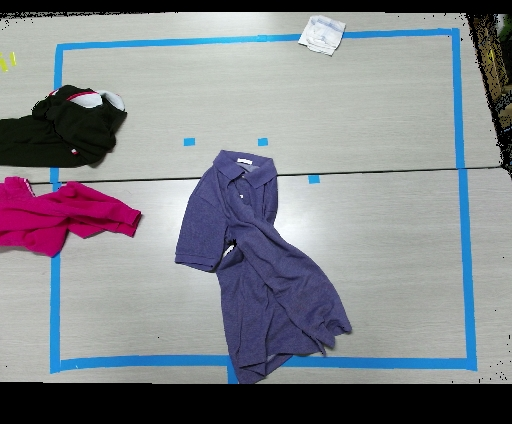
%> input picture samples/103_color.jpg, 512 x 424 px, given in place of �, which was not available
$ octave --eval "segmentCapture('samples/103_color.jpg');"   (GNU Octave 9; MATLAB toolbox functions it lacks are replaced by stand-ins)
%> lines starting %> are read from the running program, lines starting %| are printed output that depends on the picture; in (x1, y1, x2, y2) boxes, pixels count from 0 and x2, y2 are one past the last pixel; in counts of white or black regions, pixels touching at a corner belong together; the program's own positions count from 1; pictures that were not available may be replaced by others from this repository, and a replacement may not be noted
%> in segmentCapture, image is the input picture: size 424x512x3 uint8; mean R, G, B 129.4, 132.4, 139.1
### blMask.m
function [BW,maskedRGBImage] = blMask(RGB)
%createMask  Threshold RGB image using auto-generated code from colorThresholder app.
%  [BW,MASKEDRGBIMAGE] = createMask(RGB) thresholds image RGB using
%  auto-generated code from the colorThresholder App. The colorspace and
%  minimum/maximum values for each channel of the colorspace were set in the
%  App and result in a binary mask BW and a composite image maskedRGBImage,
%  which shows the original RGB image values under the mask BW.

% Auto-generated by colorThresholder app on 11-Jul-2018
%------------------------------------------------------


% Convert RGB image to chosen color space
I = rgb2hsv(RGB);
%> I: size 424x512x3 double; mean H, S, V 0.345, 0.166, 0.57

% Define thresholds for channel 1 based on histogram settings
channel1Min = 0.210;
channel1Max = 0.380;

% Define thresholds for channel 2 based on histogram settings
channel2Min = 0.259;
channel2Max = 0.670;

% Define thresholds for channel 3 based on histogram settings
channel3Min = 0.048;
channel3Max = 0.128;

% Create mask based on chosen histogram thresholds
BW = (I(:,:,1) >= channel1Min ) & (I(:,:,1) <= channel1Max) & ...
    (I(:,:,2) >= channel2Min ) & (I(:,:,2) <= channel2Max) & ...
    (I(:,:,3) >= channel3Min ) & (I(:,:,3) <= channel3Max);
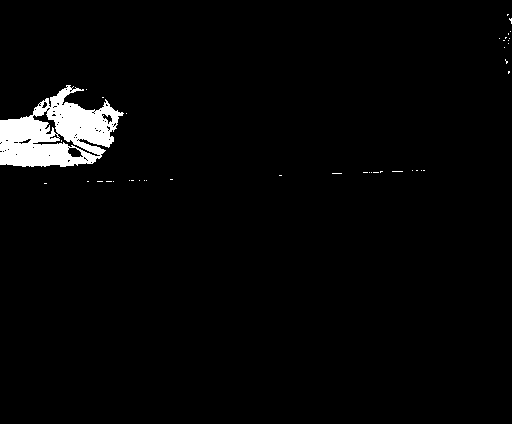
%> BW: size 424x512 logical; 2.7% white; 41 white regions (40 under 20 px), largest, box (x1, y1, x2, y2) and area: (0, 85, 124, 167) 5780

% Initialize output masked image based on input image.
maskedRGBImage = RGB;

% Set background pixels where BW is false to zero.
maskedRGBImage(repmat(~BW,[1 1 3])) = 0;

### dgMask.m
function [BW,maskedRGBImage] = dgMask(RGB)
%createMask  Threshold RGB image using auto-generated code from colorThresholder app.
%  [BW,MASKEDRGBIMAGE] = createMask(RGB) thresholds image RGB using
%  auto-generated code from the colorThresholder App. The colorspace and
%  minimum/maximum values for each channel of the colorspace were set in the
%  App and result in a binary mask BW and a composite image maskedRGBImage,
%  which shows the original RGB image values under the mask BW.

% Auto-generated by colorThresholder app on 11-Jul-2018
%------------------------------------------------------


% Convert RGB image to chosen color space
I = rgb2hsv(RGB);

% Define thresholds for channel 1 based on histogram settings
channel1Min = 0.410;
channel1Max = 0.404;

% Define thresholds for channel 2 based on histogram settings
channel2Min = 0.000;
channel2Max = 0.254;

% Define thresholds for channel 3 based on histogram settings
channel3Min = 0.000;
channel3Max = 0.332;

% Create mask based on chosen histogram thresholds
BW = ( (I(:,:,1) >= channel1Min) | (I(:,:,1) <= channel1Max) ) & ...
    (I(:,:,2) >= channel2Min ) & (I(:,:,2) <= channel2Max) & ...
    (I(:,:,3) >= channel3Min ) & (I(:,:,3) <= channel3Max);
%> BW: size 424x512 logical; 13.1% white; 216 white regions (197 under 20 px), largest, box (x1, y1, x2, y2) and area: (0, 381, 512, 424) 20593, (0, 0, 512, 34) 6145, (496, 133, 512, 179) 332

% Initialize output masked image based on input image.
maskedRGBImage = RGB;

% Set background pixels where BW is false to zero.
maskedRGBImage(repmat(~BW,[1 1 3])) = 0;
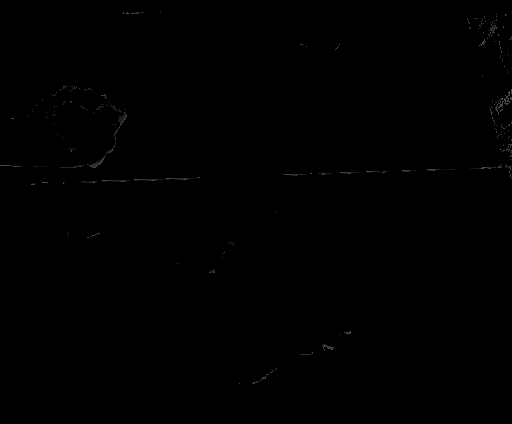
%> maskedRGBImage: size 424x512x3 uint8; mean R, G, B 0.3, 0.3, 0.3

### dpMask.m
function [BW,maskedRGBImage] = dpMask(RGB)
%createMask  Threshold RGB image using auto-generated code from colorThresholder app.
%  [BW,MASKEDRGBIMAGE] = createMask(RGB) thresholds image RGB using
%  auto-generated code from the colorThresholder App. The colorspace and
%  minimum/maximum values for each channel of the colorspace were set in the
%  App and result in a binary mask BW and a composite image maskedRGBImage,
%  which shows the original RGB image values under the mask BW.

% Auto-generated by colorThresholder app on 11-Jul-2018
%------------------------------------------------------


% Convert RGB image to chosen color space
I = rgb2hsv(RGB);

% Define thresholds for channel 1 based on histogram settings
channel1Min = 0.878;
channel1Max = 0.970;

% Define thresholds for channel 2 based on histogram settings
channel2Min = 0.239;
channel2Max = 1.000;

% Define thresholds for channel 3 based on histogram settings
channel3Min = 0.340;
channel3Max = 1.000;

% Create mask based on chosen histogram thresholds
BW = (I(:,:,1) >= channel1Min ) & (I(:,:,1) <= channel1Max) & ...
    (I(:,:,2) >= channel2Min ) & (I(:,:,2) <= channel2Max) & ...
    (I(:,:,3) >= channel3Min ) & (I(:,:,3) <= channel3Max);
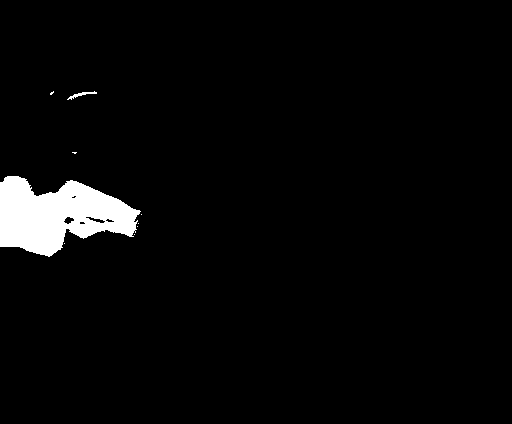
%> BW: size 424x512 logical; 3.3% white; 9 white regions (7 under 20 px), largest, box (x1, y1, x2, y2) and area: (0, 176, 141, 257) 7060, (67, 91, 97, 100) 78

% Initialize output masked image based on input image.
maskedRGBImage = RGB;

% Set background pixels where BW is false to zero.
maskedRGBImage(repmat(~BW,[1 1 3])) = 0;
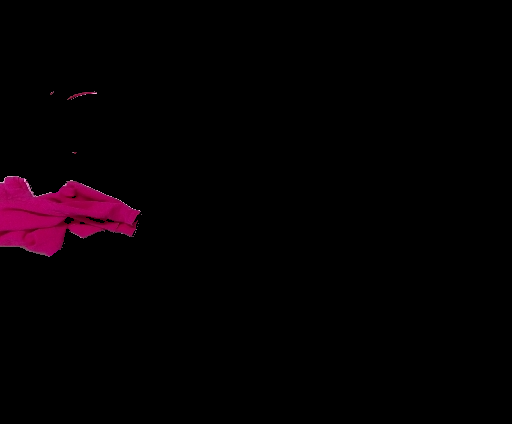
%> maskedRGBImage: size 424x512x3 uint8; mean R, G, B 5.2, 0.3, 2.7

### puMask.m
function [BW,maskedRGBImage] = puMask(RGB)
%createMask  Threshold RGB image using auto-generated code from colorThresholder app.
%  [BW,MASKEDRGBIMAGE] = createMask(RGB) thresholds image RGB using
%  auto-generated code from the colorThresholder App. The colorspace and
%  minimum/maximum values for each channel of the colorspace were set in the
%  App and result in a binary mask BW and a composite image maskedRGBImage,
%  which shows the original RGB image values under the mask BW.

% Auto-generated by colorThresholder app on 11-Jul-2018
%------------------------------------------------------


% Convert RGB image to chosen color space
I = rgb2hsv(RGB);

% Define thresholds for channel 1 based on histogram settings
channel1Min = 0.622;
channel1Max = 0.726;

% Define thresholds for channel 2 based on histogram settings
channel2Min = 0.131;
channel2Max = 0.558;

% Define thresholds for channel 3 based on histogram settings
channel3Min = 0.181;
channel3Max = 0.612;

% Create mask based on chosen histogram thresholds
BW = (I(:,:,1) >= channel1Min ) & (I(:,:,1) <= channel1Max) & ...
    (I(:,:,2) >= channel2Min ) & (I(:,:,2) <= channel2Max) & ...
    (I(:,:,3) >= channel3Min ) & (I(:,:,3) <= channel3Max);
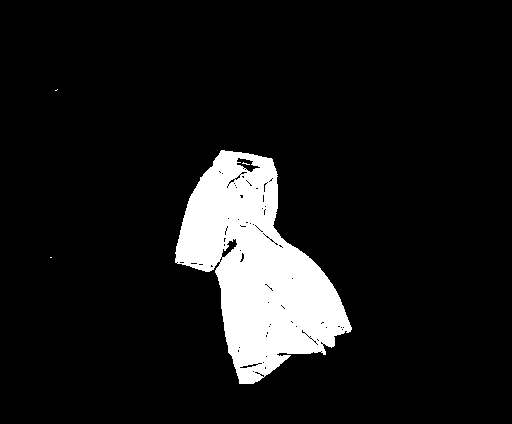
%> BW: size 424x512 logical; 9.8% white; 4 white regions (3 under 20 px), largest, box (x1, y1, x2, y2) and area: (175, 150, 352, 384) 21219

% Initialize output masked image based on input image.
maskedRGBImage = RGB;

% Set background pixels where BW is false to zero.
maskedRGBImage(repmat(~BW,[1 1 3])) = 0;
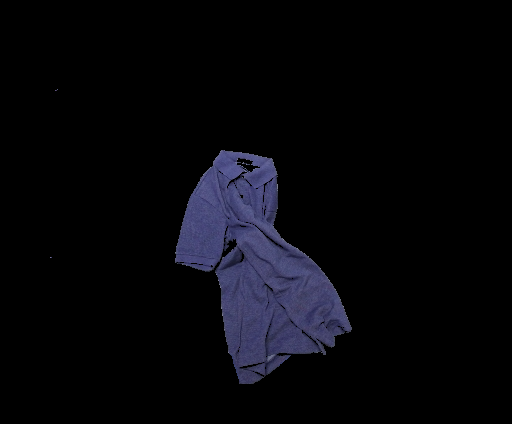
%> maskedRGBImage: size 424x512x3 uint8; mean R, G, B 6.6, 6.6, 10.7

### lbMask.m
function [BW,maskedRGBImage] = lbMask(RGB)
%createMask  Threshold RGB image using auto-generated code from colorThresholder app.
%  [BW,MASKEDRGBIMAGE] = createMask(RGB) thresholds image RGB using
%  auto-generated code from the colorThresholder App. The colorspace and
%  minimum/maximum values for each channel of the colorspace were set in the
%  App and result in a binary mask BW and a composite image maskedRGBImage,
%  which shows the original RGB image values under the mask BW.

% Auto-generated by colorThresholder app on 11-Jul-2018
%------------------------------------------------------


% Convert RGB image to chosen color space
I = rgb2hsv(RGB);

% Define thresholds for channel 1 based on histogram settings
channel1Min = 0.524;
channel1Max = 0.557;

% Define thresholds for channel 2 based on histogram settings
channel2Min = 0.028;
channel2Max = 0.292;

% Define thresholds for channel 3 based on histogram settings
channel3Min = 0.676;
channel3Max = 1.000;

% Create mask based on chosen histogram thresholds
BW = (I(:,:,1) >= channel1Min ) & (I(:,:,1) <= channel1Max) & ...
    (I(:,:,2) >= channel2Min ) & (I(:,:,2) <= channel2Max) & ...
    (I(:,:,3) >= channel3Min ) & (I(:,:,3) <= channel3Max);
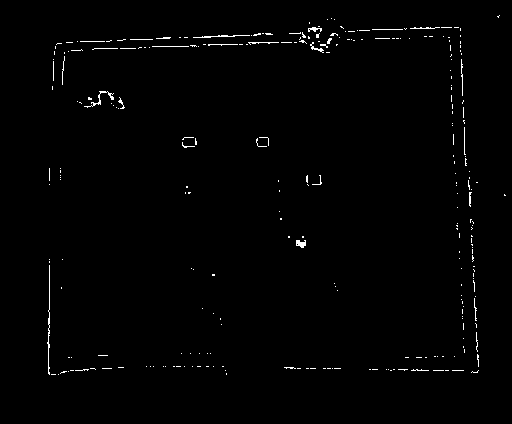
%> BW: size 424x512 logical; 0.92% white in thin lines or dots, all inside (x1, y1, x2, y2) = (47, 15, 506, 375)

% Initialize output masked image based on input image.
maskedRGBImage = RGB;

% Set background pixels where BW is false to zero.
maskedRGBImage(repmat(~BW,[1 1 3])) = 0;

### dbMask.m
function [BW,maskedRGBImage] = dbMask(RGB)
%createMask  Threshold RGB image using auto-generated code from colorThresholder app.
%  [BW,MASKEDRGBIMAGE] = createMask(RGB) thresholds image RGB using
%  auto-generated code from the colorThresholder App. The colorspace and
%  minimum/maximum values for each channel of the colorspace were set in the
%  App and result in a binary mask BW and a composite image maskedRGBImage,
%  which shows the original RGB image values under the mask BW.

% Auto-generated by colorThresholder app on 11-Jul-2018
%------------------------------------------------------


% Convert RGB image to chosen color space
I = rgb2hsv(RGB);

% Define thresholds for channel 1 based on histogram settings
channel1Min = 0.462;
channel1Max = 0.529;

% Define thresholds for channel 2 based on histogram settings
channel2Min = 0.161;
channel2Max = 0.353;

% Define thresholds for channel 3 based on histogram settings
channel3Min = 0.631;
channel3Max = 0.992;

% Create mask based on chosen histogram thresholds
BW = (I(:,:,1) >= channel1Min ) & (I(:,:,1) <= channel1Max) & ...
    (I(:,:,2) >= channel2Min ) & (I(:,:,2) <= channel2Max) & ...
    (I(:,:,3) >= channel3Min ) & (I(:,:,3) <= channel3Max);
%> BW: size 424x512 logical; 0.01% white in thin lines or dots, all inside (x1, y1, x2, y2) = (53, 29, 380, 370)

% Initialize output masked image based on input image.
maskedRGBImage = RGB;

% Set background pixels where BW is false to zero.
maskedRGBImage(repmat(~BW,[1 1 3])) = 0;

### segmentCapture.m
function [  ] = segmentCapture( fname )
%To generate masks of 'capture' dataset [noisy]
%
fid = fopen(fname);

% Read all lines & collect in cell array
txt = textscan(fid,'%s','delimiter','\n');
% Convert string to numerical value

% Call your function
image_paths = txt{1};

for k  = 1:length(image_paths)
    image_name = image_paths{k};
    disp(image_name);
    [filepath,name,ext] = fileparts(image_name);
    image = imread(image_name);

    [blm blOv] = blMask(image);
    imwrite( blm, strcat(filepath, '/',  name, '_mask_bl',  ext) );
    [dgm dgOv] = dgMask(image);
    imwrite( dgm, strcat(filepath, '/',  name, '_mask_dg',  ext) );
    [dpm dpOv] = dpMask(image);
    imwrite( dpm, strcat(filepath, '/',  name, '_mask_dp',  ext) );
    [pum puOv] = puMask(image);
    imwrite( pum, strcat(filepath, '/',  name, '_mask_pu',  ext) );
    [lbm lbOv] = lbMask(image);
    imwrite( lbm, strcat(filepath, '/',  name, '_mask_lb',  ext) );
    [dbm dbOv] = dbMask(image);
    imwrite( dbm, strcat(filepath, '/',  name, '_mask_db',  ext) );

end
%> pass 2 of the loop in segmentCapture, `for k  = 1:length(image_paths)`:
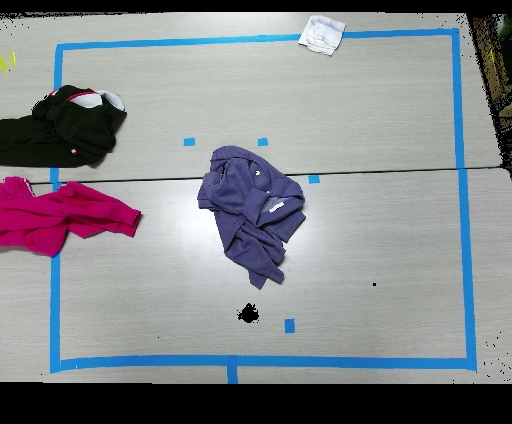
%> input picture samples/106_color.jpg, 512 x 424 px, given in place of �JFIF, which was not available
%> in segmentCapture, image is the input picture: size 424x512x3 uint8; mean R, G, B 131.8, 135.2, 140.1
%> I: size 424x512x3 double; mean H, S, V 0.34, 0.149, 0.573
%> in blMask (call 2), `BW = (I(:,:,1) >= channel1Min ) & (I(:,:,1) <= channel1Max) & (I(:,:,2..`:
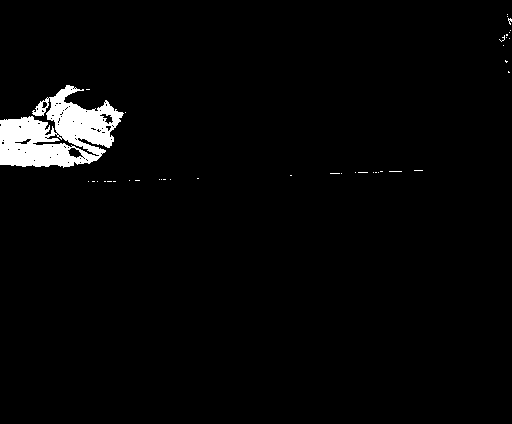
%> BW: size 424x512 logical; 2.7% white; 39 white regions (38 under 20 px), largest, box (x1, y1, x2, y2) and area: (0, 85, 124, 168) 5765
%> in lbMask (call 2), `BW = (I(:,:,1) >= channel1Min ) & (I(:,:,1) <= channel1Max) & (I(:,:,2..`:
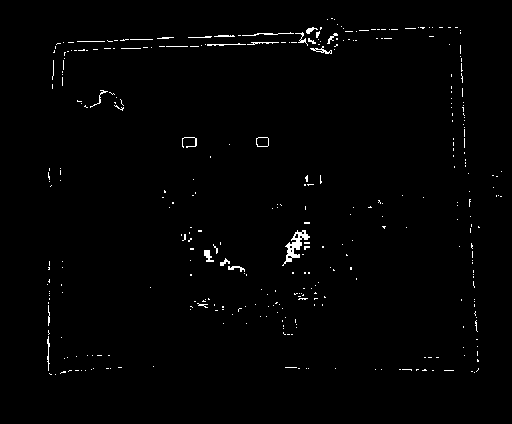
%> BW: size 424x512 logical; 1.1% white in thin lines or dots, all inside (x1, y1, x2, y2) = (47, 18, 502, 375)


end
%> (the run ends here)
